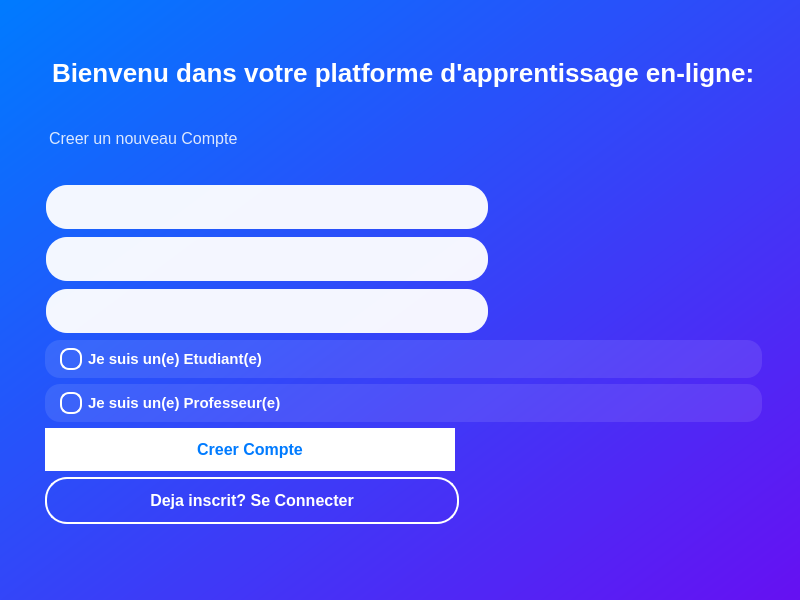
<?xml version="1.0" encoding="UTF-8"?>
<ui version="4.0">
 <class>signupwindow</class>
 <widget class="QMainWindow" name="signupwindow">
  <property name="geometry">
   <rect>
    <x>0</x>
    <y>0</y>
    <width>800</width>
    <height>600</height>
   </rect>
  </property>
  <property name="windowTitle">
   <string>MainWindow</string>
  </property>
  <property name="styleSheet">
   <string notr="true">QMainWindow {
    background: qlineargradient(x1:0, y1:0, x2:1, y2:1, stop:0 #007bff, stop:1 #6610f2);
    font-family: 'Poppins', 'Segoe UI', sans-serif;
}

QLabel {
    color: white;
    background-color: transparent;
    qproperty-alignment: 'AlignHCenter | AlignVCenter';
}

QLabel#lblTitre {
    font-size: 26px;
    font-weight: bold;
    margin-bottom: 5px;
}

QLabel#lblSousTitre {
    font-size: 16px;
    color: rgba(255, 255, 255, 0.85);
    margin-bottom: 30px;
}

QLineEdit {
    background-color: rgba(255, 255, 255, 0.95);
    color: #333333;
    border: 2px solid transparent;
    border-radius: 22px;
    padding: 12px 20px;
    font-size: 14px;
    min-width: 300px;
    max-width: 400px;
}

QLineEdit:focus {
    background-color: white;
    border: 2px solid #00c6ff;
}

QRadioButton {
    color: white;
    font-size: 15px;
    font-weight: bold;
    padding: 8px 15px;
    background-color: rgba(255, 255, 255, 0.1);
    border-radius: 15px;
}

QRadioButton::indicator {
    width: 18px;
    height: 18px;
    border-radius: 9px;
    background-color: transparent;
    border: 2px solid white;
}

QRadioButton::indicator:checked {
    background-color: #00c6ff;
    border: 2px solid white;
}

QPushButton {
    border-radius: 22px;
    padding: 12px 30px;
    font-size: 16px;
    font-weight: bold;
    min-width: 250px;
    max-width: 350px;
}

QPushButton#signup, QPushButton#btnLogin {
    background-color: white;
    color: #007bff;
    border: none;
}

QPushButton#signup:hover, QPushButton#btnLogin:hover {
    background-color: #f1f2f6;
    color: #0056b3;
}

QPushButton#login, QPushButton#btnCreateAcc {
    background-color: transparent;
    color: white;
    border: 2px solid white;
}

QPushButton#login:hover, QPushButton#btnCreateAcc:hover {
    background-color: rgba(255, 255, 255, 0.15);
}</string>
  </property>
  <widget class="QWidget" name="centralwidget">
   <layout class="QGridLayout" name="gridLayout">
    <item row="0" column="0">
     <spacer name="horizontalSpacer">
      <property name="orientation">
       <enum>Qt::Orientation::Horizontal</enum>
      </property>
      <property name="sizeHint" stdset="0">
       <size>
        <width>29</width>
        <height>20</height>
       </size>
      </property>
     </spacer>
    </item>
    <item row="0" column="1">
     <widget class="QWidget" name="widget" native="true">
      <layout class="QVBoxLayout" name="verticalLayout">
       <item>
        <spacer name="verticalSpacer">
         <property name="orientation">
          <enum>Qt::Orientation::Vertical</enum>
         </property>
         <property name="sizeHint" stdset="0">
          <size>
           <width>20</width>
           <height>40</height>
          </size>
         </property>
        </spacer>
       </item>
       <item>
        <widget class="QLabel" name="lblTitre">
         <property name="text">
          <string>Bienvenu dans votre platforme d'apprentissage en-ligne:
</string>
         </property>
        </widget>
       </item>
       <item>
        <widget class="QLabel" name="lblSousTitre">
         <property name="text">
          <string>Creer un nouveau Compte</string>
         </property>
        </widget>
       </item>
       <item>
        <widget class="QLineEdit" name="email"/>
       </item>
       <item>
        <widget class="QLineEdit" name="nom"/>
       </item>
       <item>
        <widget class="QLineEdit" name="password"/>
       </item>
       <item>
        <widget class="QRadioButton" name="etudiant">
         <property name="text">
          <string>Je suis un(e) Etudiant(e)</string>
         </property>
        </widget>
       </item>
       <item>
        <widget class="QRadioButton" name="professeur">
         <property name="text">
          <string>Je suis un(e) Professeur(e)</string>
         </property>
        </widget>
       </item>
       <item>
        <widget class="QPushButton" name="signup">
         <property name="text">
          <string>Creer Compte</string>
         </property>
        </widget>
       </item>
       <item>
        <widget class="QPushButton" name="login">
         <property name="text">
          <string>Deja inscrit? Se Connecter</string>
         </property>
        </widget>
       </item>
      </layout>
     </widget>
    </item>
    <item row="0" column="2">
     <spacer name="horizontalSpacer_2">
      <property name="orientation">
       <enum>Qt::Orientation::Horizontal</enum>
      </property>
      <property name="sizeHint" stdset="0">
       <size>
        <width>22</width>
        <height>20</height>
       </size>
      </property>
     </spacer>
    </item>
    <item row="1" column="1">
     <spacer name="verticalSpacer_2">
      <property name="orientation">
       <enum>Qt::Orientation::Vertical</enum>
      </property>
      <property name="sizeHint" stdset="0">
       <size>
        <width>20</width>
        <height>11</height>
       </size>
      </property>
     </spacer>
    </item>
   </layout>
  </widget>
  <widget class="QMenuBar" name="menubar">
   <property name="geometry">
    <rect>
     <x>0</x>
     <y>0</y>
     <width>800</width>
     <height>33</height>
    </rect>
   </property>
  </widget>
 </widget>
 <resources/>
 <connections/>
</ui>
